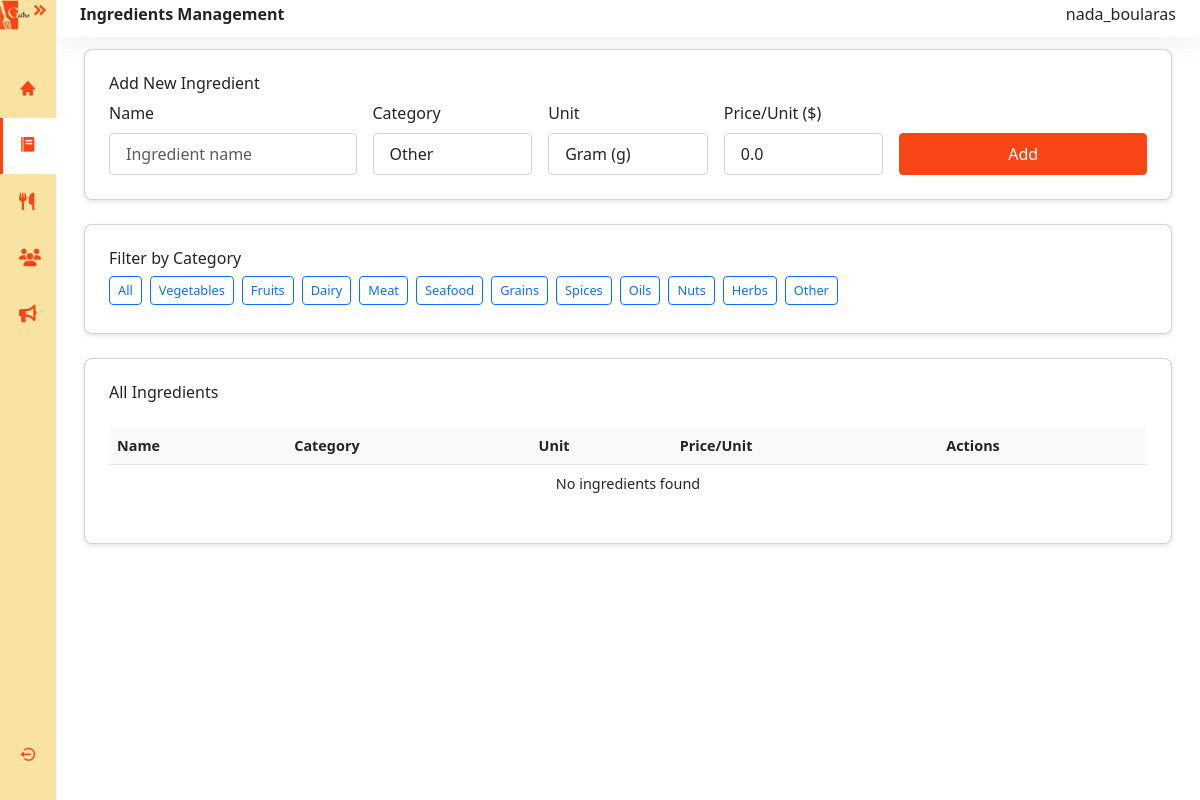
The page /menu/ingredients/ (signed in) on the database as committed earlier.
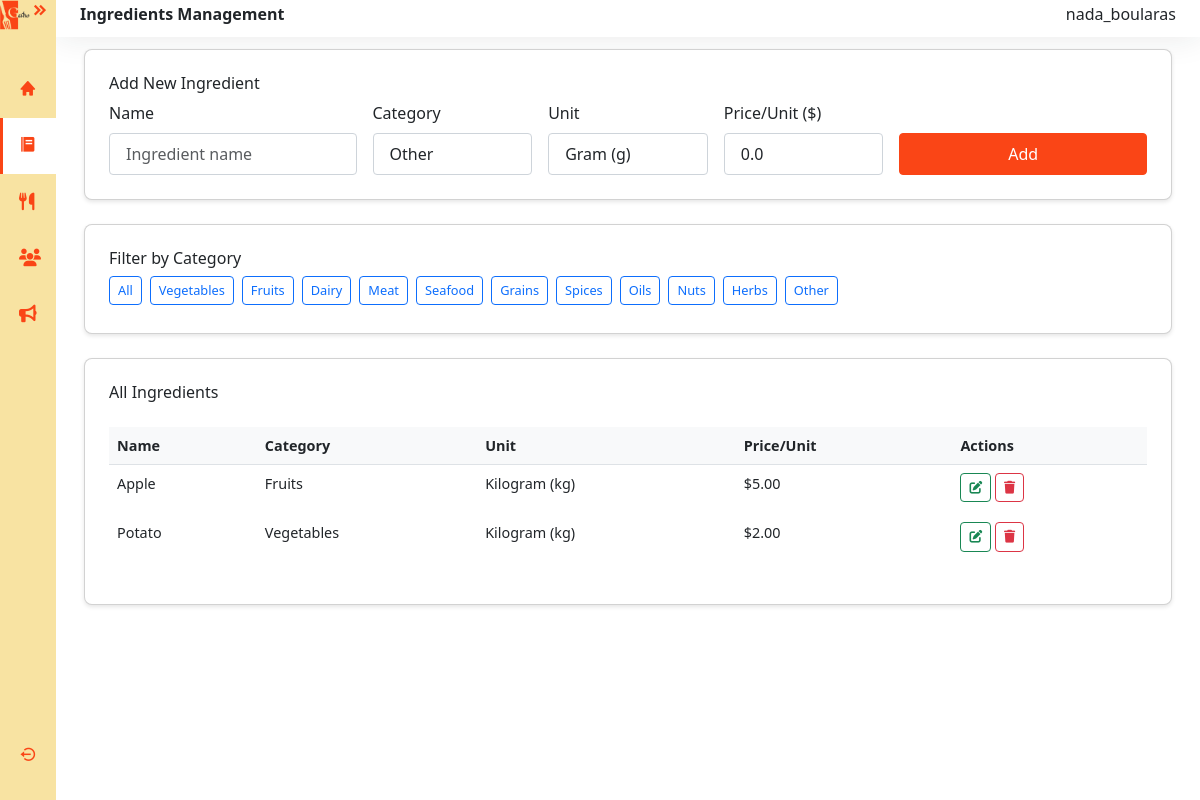
The same page on the database as committed later.
### menu/models.py (models this page shows, shortened)
class Ingredient(models.Model):
    CATEGORY_CHOICES = [
        ('vegetables', 'Vegetables'),
        ('fruits', 'Fruits'),
        ('dairy', 'Dairy'),
        ('meat', 'Meat'),
        ('seafood', 'Seafood'),
        ('grains', 'Grains'),
        ('spices', 'Spices'),
        ('oils', 'Oils'),
        ('nuts', 'Nuts'),
        ('herbs', 'Herbs'),
        ('other', 'Other'),
    ]
    UNIT_CHOICES = [
        ('kg', 'Kilogram (kg)'),
        ('g', 'Gram (g)'),
        ('L', 'Liter (L)'),
        ('ml', 'Milliliter (ml)'),
        ('pc', 'Piece (pc)'),
        ('tsp', 'Teaspoon (tsp)'),
        ('tbsp', 'Tablespoon (tbsp)'),
    ]
    name = models.CharField(max_length=100)
    category = models.CharField(
        max_length=20,
        choices=CATEGORY_CHOICES,
        default='other'
    )
    unit = models.CharField(
        max_length=10,
        choices=UNIT_CHOICES,
        default='g'
    )
    price_per_unit = models.DecimalField(
        max_digits=8,
        decimal_places=2,
        default=0.00
    )

### menu/views.py (the view)
# urls.py: path('ingredients/', views.ingredients_view, name='ingredients'),
@pdg_required
def ingredients_view(request, pk=None):
    ingredients = Ingredient.objects.all().order_by('name')
    ingredient = None
    is_editing = False
    if pk:
        ingredient = get_object_or_404(Ingredient, pk=pk)
        is_editing = True
    if request.method == 'POST':
        form = IngredientForm(request.POST, instance=ingredient)
        if form.is_valid():
            form.save()
            messages.success(request, f"Ingredient {'updated' if is_editing else 'added'} successfully!")
            return redirect('ingredients')
    else:
        form = IngredientForm(instance=ingredient)
    context = {
        'ingredients': ingredients,
        'form': form,
        'is_editing': is_editing,
        'current_ingredient': ingredient,
        'category_choices': Ingredient.CATEGORY_CHOICES
    }
    return render(request, 'pdg/ingredients.html', context)

### menu/forms.py
class IngredientForm(forms.ModelForm):
    class Meta:
        model = Ingredient
        fields = ['name', 'category', 'unit', 'price_per_unit']
        widgets = {
            'name': forms.TextInput(attrs={
                'class': 'form-control',
                'placeholder': 'Ingredient name'
            }),
            'category': forms.Select(attrs={
                'class': 'form-control'
            }),
            'unit': forms.Select(attrs={
                'class': 'form-control'
            }),
            'price_per_unit': forms.NumberInput(attrs={
                'class': 'form-control',
                'placeholder': '0.00',
                'step': '0.01'
            })
        }

### templates/pdg/ingredients.html (shortened to what this page needs)
{% extends 'pdg/base.html' %}
{% load static %}
{% block extra_css %}
<link rel="stylesheet" href="https://cdnjs.cloudflare.com/ajax/libs/twitter-bootstrap/5.3.0/css/bootstrap.min.css">
<link rel="stylesheet" href="https://cdn.datatables.net/2.2.2/css/dataTables.bootstrap5.css">
<link rel="stylesheet" href="{% static 'styles/pdg/employee.css' %}">
<link rel="stylesheet" href="{% static 'styles/pdg/ingredients.css' %}">
{% endblock %}
{% block menu_active %}activate{% endblock %}
{% block content %}
<div class="main bg-white">
  <nav class="navbar navbar-expand bg-basic d-flex justify-content-between">
    <h6 class="fw-bold">Ingredients Management</h6>
    <h6>{{ request.session.display_username }}</h6>
  </nav>
  <main class="content px-3 py-1">
    <div class="container mt-2 mb-4">
      <div class="card mb-4">
        <div class="card-body">
          <h6 class="card-title">
            {% if is_editing %}
              Edit Ingredient: {{ current_ingredient.name }}
            {% else %}
              Add New Ingredient
            {% endif %}
          </h6>
          <form method="post" class="row g-3 align-items-end">
            <div class="col-md-3">
              <label class="form-label">Name</label>
              {{ form.name }}
            </div>
            <div class="col-md-2">
              <label class="form-label">Category</label>
              {{ form.category }}
            </div>
            <div class="col-md-2">
              <label class="form-label">Unit</label>
              {{ form.unit }}
            </div>
            <div class="col-md-2">
              <label class="form-label">Price/Unit ($)</label>
              {{ form.price_per_unit }}
            </div>
            <div class="col-md-3 d-flex gap-2">
              <button type="submit" class="btn btn1 flex-grow-1">
                {% if is_editing %}Update{% else %}Add{% endif %}
              </button>
            </div>
          </form>
        </div>
      </div>
      <div class="card mb-4">
        <div class="card-body">
          <h6 class="card-title">Filter by Category</h6>
          <div class="d-flex flex-wrap gap-2">
            <a href="?category=all" class="btn btn-sm btn-outline-primary">All</a>
            {% for value, label in category_choices %}
              <a href="?category={{ value }}" class="btn btn-sm btn-outline-primary">{{ label }}</a>
            {% endfor %}
          </div>
        </div>
      </div>
      <div class="card">
        <div class="card-body">
          <div class="d-flex justify-content-between mb-3">
            <h6>All Ingredients</h6>
          </div>
          <div class="table-responsive">
            <table id="example" class="table table-hover">
              <thead>
                <tr>
                  <th>Name</th>
                  <th>Category</th>
                  <th>Unit</th>
                  <th>Price/Unit</th>
                  <th>Actions</th>
                </tr>
              </thead>
              <tbody>
                {% for ing in ingredients %}
                <tr class="{% if is_editing and current_ingredient.id == ing.id %}table-active{% endif %}">
                  <td>{{ ing.name }}</td>
                  <td>{{ ing.get_category_display }}</td>
                  <td>{{ ing.get_unit_display }}</td>
                  <td>${{ ing.price_per_unit }}</td>
                  <td>
                    <a href="{% url 'ingredients' ing.id %}" class="btn btn-sm btn-outline-success">
                      <i class="fas fa-edit"></i>
                    </a>
                    <a href="{% url 'delete_ingredient' ing.id %}" class="btn btn-sm btn-outline-danger">
                      <i class="fas fa-trash"></i>
                    </a>
                  </td>
                </tr>
                {% empty %}
                <tr>
                  <td colspan="5" class="text-center">No ingredients found</td>
                </tr>
                {% endfor %}
              </tbody>
            </table>
          </div>
        </div>
      </div>
    </div>
  </main>
</div>
{% endblock %}

Rows that differ between the two databases and show on the page:
added Ingredient: name "Apple", category "Fruits", unit "Kilogram (kg)", price_per_unit "5.00"
added Ingredient: name "Potato", category "Vegetables", unit "Kilogram (kg)", price_per_unit "2.00"
Other text that changed with them:
text no longer shown: "No ingredients found"
